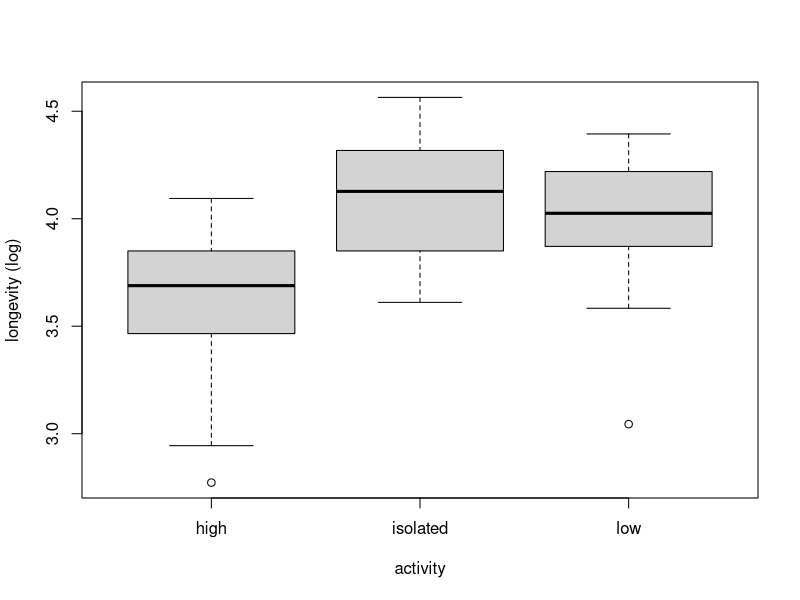
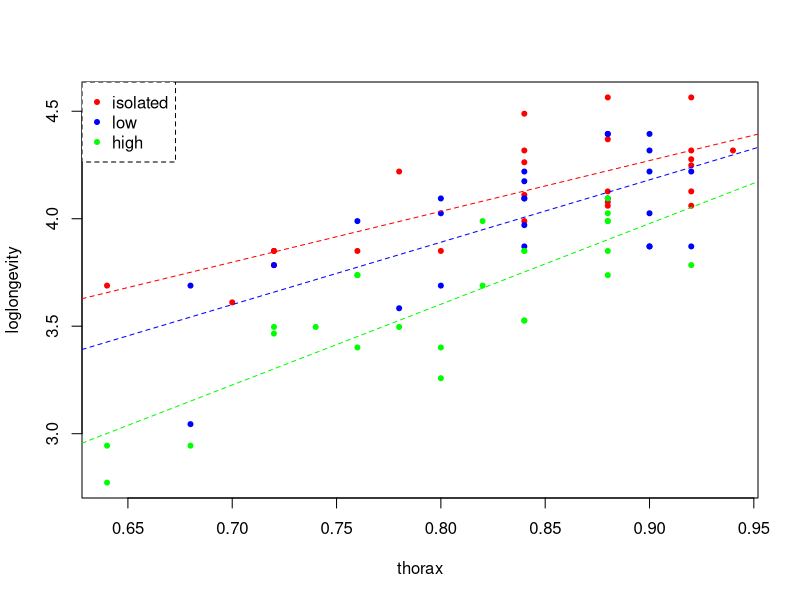
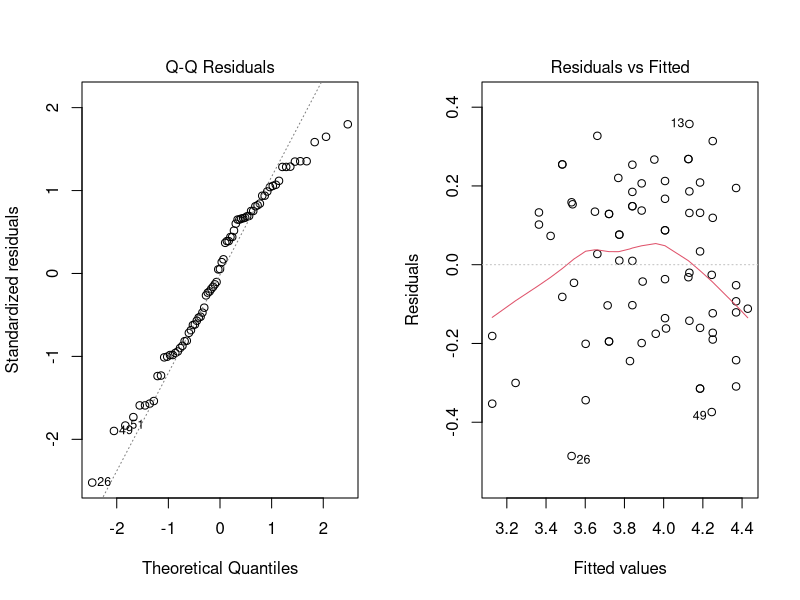
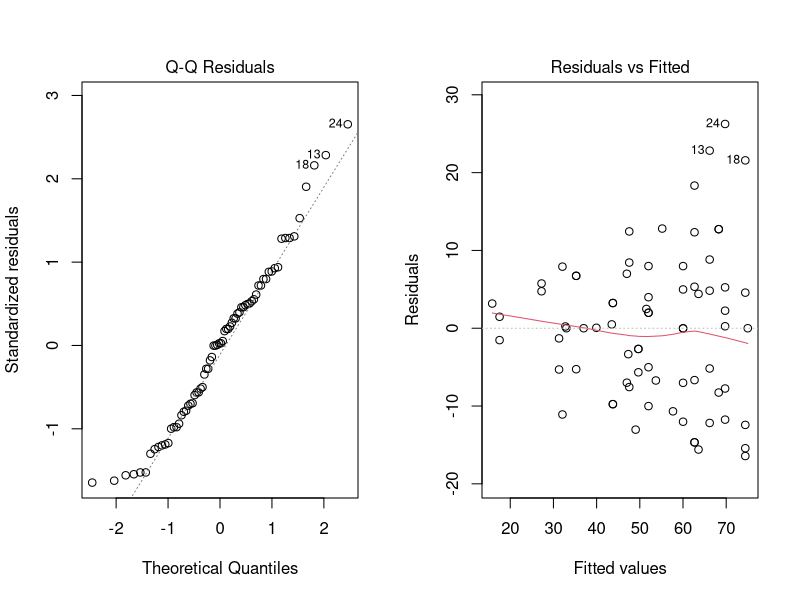
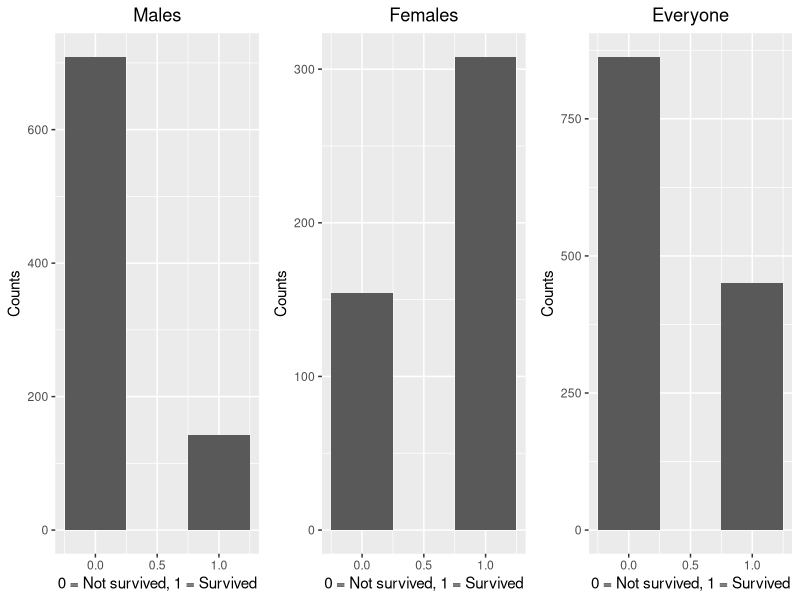
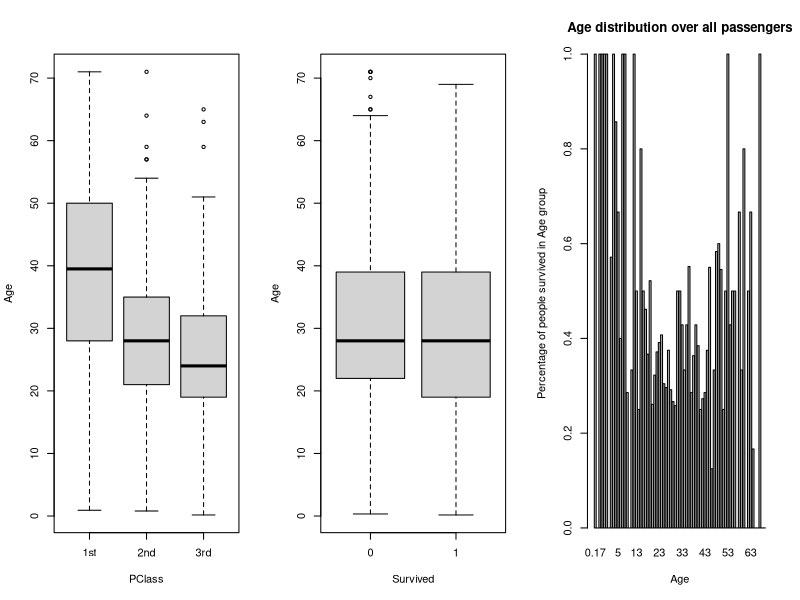
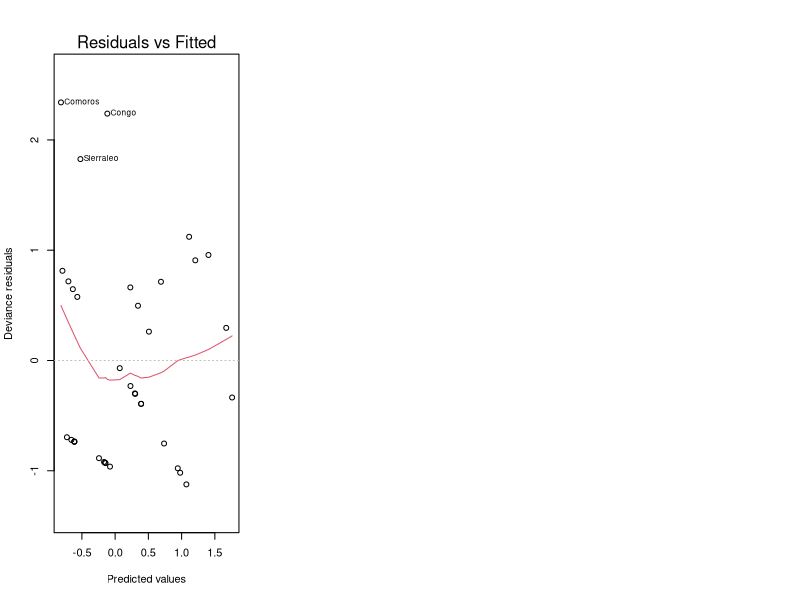

Source code (R) for these figures, in order:
## ---- chunk 1
knitr::opts_chunk$set(echo = TRUE)
options(digits=3)
## ---- chunk 2
fruitflies = read.table("fruitflies.txt",header=TRUE)
fruitflies$loglongevity = log(fruitflies$longevity)
attach(fruitflies)
## ---- chunk 3
boxplot(fruitflies$loglongevity~fruitflies$activity,xlab='activity',ylab='longevity (log)')
## ---- chunk 4
fruitflies$activity = as.factor(fruitflies$activity)

fruitflieslm1 = lm(loglongevity~activity, data=fruitflies)

# Get the ANOAV p-value:
anova(fruitflieslm1)[5]
## ---- chunk 5
# Coefficients:
summary(fruitflieslm1)[4]
## ---- chunk 6
fruitflieslm2a = lm(loglongevity ~ thorax + activity, data=fruitflies)
fruitflieslm2b = lm(loglongevity ~ thorax, data=fruitflies)

# Get the ANCOVA p-value:
anova(fruitflieslm2b, fruitflieslm2a)[6]
## ---- chunk 7
mean_length = mean(thorax)
cat('average thorax length =',mean_length,'\n\n')
predict(fruitflieslm2a, data.frame(thorax=mean_length, activity=c('high','low','isolated')))
## ---- chunk 8
plot(loglongevity ~ thorax, data=fruitflies, pch = 20, col=ifelse(activity=="isolated", "red", ifelse(activity=="low", "blue", "green")))
abline(lm(loglongevity~thorax, data=fruitflies[c(1:25),]), col='red', lty='dashed')
abline(lm(loglongevity~thorax, data=fruitflies[c(26:50),]), col='blue', lty='dashed')
abline(lm(loglongevity~thorax, data=fruitflies[c(51:75),]), col='green', lty='dashed')
legend("topleft", legend=c("isolated", "low", "high"),
       col=c("red", "blue","green"), pch=20, box.lty=2)
## ---- chunk 9
fruitflies$thorax = as.factor(fruitflies$thorax)
fruitflieslm3 = lm(loglongevity~activity*thorax, data=fruitflies)
anova(fruitflieslm3)[5]
## ---- chunk 10
par(mfrow=c(1,2))
plot(fruitflieslm2a,2)
plot(fruitflieslm2a,1)
## ---- chunk 11
par(mfrow=c(1,2))
fruitflieslm4 = lm(longevity ~ thorax + activity, data=fruitflies)
plot(fruitflieslm4,2)
plot(fruitflieslm4,1)
## ---- chunk 12
titanic = read.table("titanic.txt",header=TRUE)
titanic$Age = as.numeric(titanic$Age)
## ---- chunk 13
library(ggplot2)
library(gridExtra)
# histograms of males, females and everyone who survived
males = qplot(titanic$Survived[titanic$Sex == "male"], xlab="0 = Not survived, 1 = Survived", ylab="Counts") + stat_bin(bins=3) + ggtitle("Males") + theme(plot.title = element_text(hjust = 0.5))
females = qplot(titanic$Survived[titanic$Sex == "female"], xlab="0 = Not survived, 1 = Survived", ylab="Counts") + stat_bin(bins=3) + ggtitle("Females") + theme(plot.title = element_text(hjust = 0.5))
everyone = qplot(titanic$Survived, xlab="0 = Not survived, 1 = Survived", ylab="Counts") + stat_bin(bins=3) + ggtitle("Everyone") + theme(plot.title = element_text(hjust = 0.5))
grid.arrange(males, females, everyone, ncol=3)

# count tables to show division of males/females between classes
cat("This table shows the total count of males and females in each PClass\n")
tot = xtabs(~Sex+PClass, data=titanic); tot
cat("This table shows the total count of males and females in each PClass that survived\n")
tot.s = xtabs(Survived~Sex+PClass, data=titanic); tot.s
cat("This table shows the percentage of males and females in each PClass that survived\n")
round(tot.s/tot, 2)

par(mfrow=c(1,3))
boxplot(Age~PClass, data=titanic)
boxplot(Age~Survived, data=titanic)

totage=xtabs(~Age, data=titanic)
barplot(xtabs(Survived~Age, data=titanic)/totage, main="Age distribution over all passengers", xlab="Age", ylab="Percentage of people survived in Age group")
## ---- chunk 14
titanic$PClass = as.factor(titanic$PClass); titanic$Age = as.numeric(titanic$Age); titanic$Sex = factor(titanic$Sex)
titanicglm = glm(Survived ~ PClass+Age+Sex, family=binomial, data=titanic)
summary(titanicglm)[13]
## ---- chunk 15
titanicglm2 = glm(Survived ~ Age*PClass*Sex, data=titanic, family=binomial)
summary(titanicglm2)[13]

cat("In question 2a it was shown that all counts are above > 5, therefore we will use the Chi-squared test.\n")
anova(titanicglm2, test="Chisq")[5]
## ---- chunk 16
titanicglm2=glm(Survived~Age*PClass*Sex,data=titanic,family=binomial)

cat("Probability of a male of 53 years old surviving in all 3 passenger classes:\n")
newdata=data.frame(PClass=c("1st","2nd","3rd"),Age=53,Sex="male")
predict(titanicglm2, newdata, type="response")

cat("\nProbability of a female of 53 years old surviving in all 3 passenger classes:\n")
newdata=data.frame(PClass=c("1st","2nd","3rd"),Age=53,Sex="female")
predict(titanicglm2,newdata,type="response")
## ---- chunk 17
attach(titanic)
cont = table(PClass, Survived); cont
cont2 = table(Sex, Survived); cont2
## ---- chunk 18
chisq.test(cont)
fisher.test(cont2)
## ---- chunk 19
afr= read.table("africa.txt", header = TRUE)
afr$pollib = as.factor(afr$pollib)
## ---- chunk 20
summary(glm(miltcoup~oligarchy+pollib+parties+pctvote+popn+size+numelec+numregim, family = poisson, data = afr))
## ---- chunk 21
summary(glm(miltcoup~oligarchy+pollib+parties+pctvote+popn+size+numregim, family = poisson, data = afr))[[12]]
## ---- chunk 22
summary(glm(miltcoup~oligarchy+pollib+parties+pctvote+popn+size, family = poisson, data = afr))[[12]]
## ---- chunk 23
summary(glm(miltcoup~oligarchy+pollib+parties+pctvote+popn, family = poisson, data = afr))[[12]]
## ---- chunk 24
summary(glm(miltcoup~oligarchy+pollib+parties+pctvote, family = poisson, data = afr))[[12]]
## ---- chunk 25
afrglm = glm(miltcoup~oligarchy+pollib+parties, family = poisson, data = afr)
summary(afrglm)
## ---- chunk 26
# plot(predict(afrglm), residuals(afrglm, type="deviance"))
plot(afrglm, 1, ann=FALSE)
title(ylab="Deviance residuals", xlab="Predicted values")
## ---- chunk 27
print("pollib 0:")
print(exp(0.207981 + 0.091466*mean(afr$oligarchy) -0.495414*0 - 1.112086*0 + 0.022358*mean(afr$parties)))
print("pollib 1:")
print(exp(0.207981 + 0.091466*mean(afr$oligarchy) -0.495414*1 - 1.112086*0 + 0.022358*mean(afr$parties)))
print("pollib 2:")
print(exp(0.207981 + 0.091466*mean(afr$oligarchy) -0.495414*0 - 1.112086*1 + 0.022358*mean(afr$parties)))
